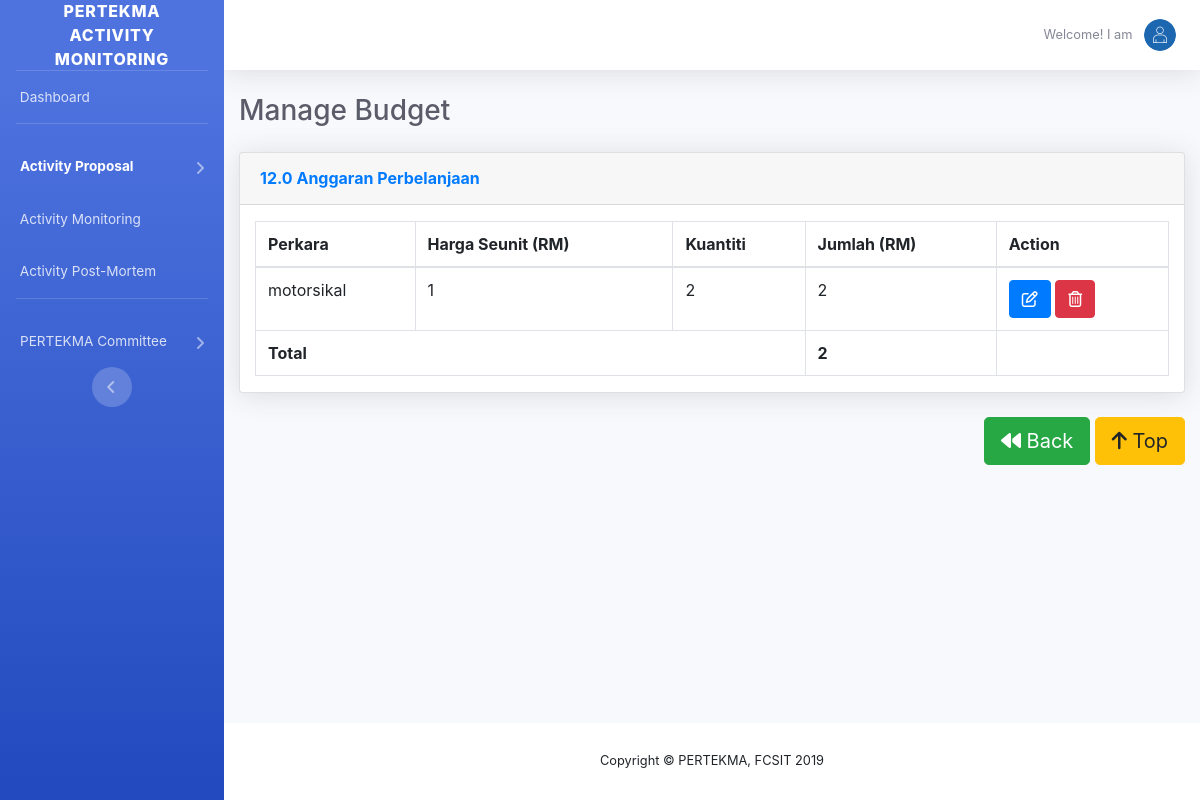
The app's page /superadmin/budget-view-perbelanjaan.php with its own data.
### tables this page shows
CREATE TABLE `b_outcome` (
  `outcomeId` int(11) NOT NULL,
  `Oproposald` int(11) NOT NULL,
  `id_account` int(11) NOT NULL,
  `perkara` varchar(255) NOT NULL,
  `hargaSeunit` varchar(255) NOT NULL,
  `kuantiti` varchar(255) NOT NULL,
  `jumlah` int(11) NOT NULL
);

### superadmin/budget-view-perbelanjaan.php (the view, shortened to what this page needs)
<?php
	require_once('../connect.php');
?>
<?php
$proposalId=$_GET["id"];
?>
<!DOCTYPE html>
<html lang="en">
<head>
  <link href="../vendor/fontawesome-free/css/all.min.css" rel="stylesheet" type="text/css">
  <link href="../css/sb-admin-2.min.css" rel="stylesheet">
  <link href="../vendor/datatables/dataTables.bootstrap4.min.css" rel="stylesheet">
  <link href="../css/bootstrap.min.css" rel="stylesheet">
<link href="../css/calender/css/gijgo.min.css" rel="stylesheet">
</head>
<body id="page-top">
  <div id="wrapper">
    <ul class="navbar-nav bg-gradient-primary sidebar sidebar-dark accordion" id="accordionSidebar">
      <a class="sidebar-brand d-flex align-items-center justify-content-center" href="../index.html">
        <div class="sidebar-brand-text mx-3">PERTEKMA Activity Monitoring</div>
      </a>
      <hr class="sidebar-divider my-0">
      <li class="nav-item ">
        <a class="nav-link" href="index.php">
          <span>&nbsp;Dashboard</span></a>
      </li>
      <hr class="sidebar-divider">
      <li class="nav-item active">
        <a class="nav-link collapsed" href="#" data-toggle="collapse" data-target="#collapseTwo" aria-expanded="true" aria-controls="collapseTwo">
          <span>Activity Proposal</span>
        </a>
      </li>
      <li class="nav-item">
        <a class="nav-link" href="activityMonitoring.php">
          <span>&nbsp;Activity Monitoring</span></a>
      </li>
      <li class="nav-item">
        <a class="nav-link" href="activityPostmortem.php">
          <span>&nbsp;Activity Post-Mortem</span></a>
      </li>
      <hr class="sidebar-divider">
    <li class="nav-item ">
        <a class="nav-link collapsed" href="#" data-toggle="collapse" data-target="#collapseThree" aria-expanded="true" aria-controls="collapseThree">
          <span>PERTEKMA Committee</span>
        </a>
      </li>
      <div class="text-center d-none d-md-inline">
        <button class="rounded-circle border-0" id="sidebarToggle"></button>
      </div>
    </ul>
    <div id="content-wrapper" class="d-flex flex-column">
      <div id="content">
        <nav class="navbar navbar-expand navbar-light bg-white topbar mb-4 static-top shadow">
          <ul class="navbar-nav ml-auto">
            <li class="nav-item dropdown no-arrow">
              <a class="nav-link dropdown-toggle" href="#" id="userDropdown" role="button" data-toggle="dropdown" aria-haspopup="true" aria-expanded="false">
                <span class="mr-2 d-none d-lg-inline text-gray-600 small">Welcome! I am&nbsp;<?php echo $username; ?></span>
                <img class="img-profile rounded-circle" src="../img/sue.png">
              </a>
            </li>
          </ul>
        </nav>
        <div class="container-fluid">
          <div class="d-sm-flex align-items-center justify-content-between mb-4">
            <h1 class="h3 mb-0 text-gray-800">Manage Budget</h1>
          </div>
          <div id="page-wrapper">
            <div class="row">
           		<div class="col-lg-12">
            		<div class="card shadow mb-4">
					<div class="card-header py-3">
					  <h6 class="m-0 font-weight-bold text-primary">12.0 Anggaran Perbelanjaan</h6>
					</div>
					<div class="container">
						<table class="table table-bordered" id="" width="100%" cellspacing="0">
						  <thead>
							<tr>
							  <th>Perkara</th>
							  <th>Harga Seunit (RM)</th>
							  <th>Kuantiti</th>
							  <th>Jumlah (RM)</th>
							  <th>Action</th>
							</tr>
						  </thead>
						  <tbody>
							<?php
							$budget=mysqli_query($con, "SELECT * FROM b_outcome WHERE Oproposald='$proposalId'");
							  while($col = mysqli_fetch_array($budget)){
								  $Title=$col["perkara"];
								  $HargaSeunit=$col["hargaSeunit"];
								  $Kuantiti=$col["kuantiti"];
								  $Jumlah=$col["jumlah"];
							?>
							<tr>
							  <td><?php echo $Title; ?></td>
							  <td><?php echo $HargaSeunit; ?></td>
							  <td><?php echo $Kuantiti; ?></td>
							  <td><?php echo $Jumlah; ?></td>
							  <td>
							  <a href="#" class="" data-toggle="modal" data-target="#editDetails<?php echo $col["outcomeId"]; ?>"><span class="btn btn-primary btn-xs fa fa-edit" data-toggle="tooltip" data-placement="left" title="" data-original-title="Edit Details"></span></a>
							   <a href="#" class="" data-toggle="modal" data-target="#deleteDetails<?php echo $col["outcomeId"]; ?>"><span class="btn btn-danger btn-xs fa fa-trash-alt" data-toggle="tooltip" data-placement="left" title="" data-original-title="Delete Details"></span></a>
							  </td>
							</tr>
							<?php } ?>
						  </tbody>
						  <tfoot>
							<tr>
								<th colspan="3">Total</th>
								<th>
									<?php
									$Totalquery=mysqli_query($con, "SELECT SUM(jumlah) AS Total FROM b_outcome WHERE Oproposald='$proposalId'");
									$row1=mysqli_fetch_array($Totalquery);
									echo $row1["Total"];
									?>
								</th>
							</tr>
						</tfoot>
						</table>
					  </div>
					</div>
				  </div>
				</div>
            </div>
            <div class="row">
		<div class="col-lg-12">
			<div style="float: right;">
				<a class="btn btn-success btn-lg" href="budget.php?id=<?php echo $proposalId; ?>" id="btnBack"><i class="fa fa-backward"></i> Back</a>
				<a class="btn btn-warning btn-lg" href="#" id="btnToTop"><i class="fa fa-arrow-up"></i> Top</a>
			</div>
		</div>
		</div>
             </div>
      </div>
      <footer class="sticky-footer bg-white">
        <div class="container my-auto">
          <div class="copyright text-center my-auto">
            <span>Copyright &copy; PERTEKMA, FCSIT 2019</span>
          </div>
        </div>
      </footer>
    </div>
  </div>
</body>
</html>

### records on screen
b_outcome: perkara "motorsikal", hargaSeunit "1", kuantiti "2", jumlah "2"

### other values on screen
$row1["Total"] "2"
